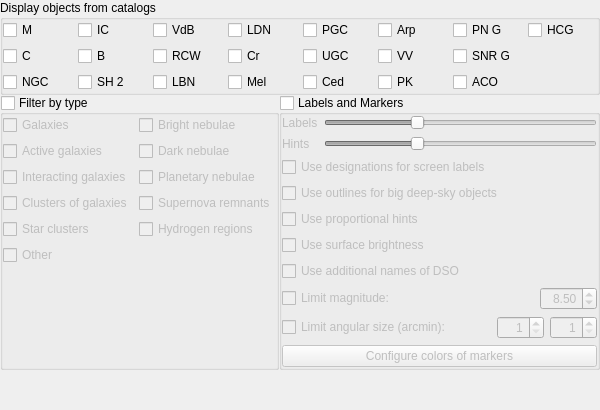
        <widget class="QWidget" name="page_DSO">
         <layout class="QGridLayout" name="gridLayout_11">
          <property name="leftMargin">
           <number>0</number>
          </property>
          <property name="topMargin">
           <number>0</number>
          </property>
          <property name="rightMargin">
           <number>0</number>
          </property>
          <property name="bottomMargin">
           <number>0</number>
          </property>
          <property name="spacing">
           <number>0</number>
          </property>
          <item row="0" column="0" colspan="2">
           <widget class="QGroupBox" name="groupDSOCatalogs">
            <property name="title">
             <string>Display objects from catalogs</string>
            </property>
            <layout class="QGridLayout" name="gridLayout_10">
             <property name="leftMargin">
              <number>0</number>
             </property>
             <property name="topMargin">
              <number>0</number>
             </property>
             <property name="rightMargin">
              <number>0</number>
             </property>
             <property name="bottomMargin">
              <number>0</number>
             </property>
             <property name="spacing">
              <number>6</number>
             </property>
             <item row="2" column="0">
              <widget class="QCheckBox" name="checkBoxNGC">
               <property name="toolTip">
                <string>New General Catalogue of Nebulae and Clusters of Stars</string>
               </property>
               <property name="text">
                <string notr="true">NGC</string>
               </property>
               <attribute name="buttonGroup">
                <string notr="true">buttonGroupDisplayedDSOCatalogs</string>
               </attribute>
              </widget>
             </item>
             <item row="0" column="5">
              <widget class="QCheckBox" name="checkBoxArp">
               <property name="toolTip">
                <string>Atlas of Peculiar Galaxies (Arp, 1966)</string>
               </property>
               <property name="text">
                <string notr="true">Arp</string>
               </property>
               <attribute name="buttonGroup">
                <string notr="true">buttonGroupDisplayedDSOCatalogs</string>
               </attribute>
              </widget>
             </item>
             <item row="1" column="2">
              <widget class="QCheckBox" name="checkBoxRCW">
               <property name="toolTip">
                <string>A catalogue of Hα-emission regions in the southern Milky Way (Rodgers+, 1960)</string>
               </property>
               <property name="text">
                <string notr="true">RCW</string>
               </property>
               <attribute name="buttonGroup">
                <string notr="true">buttonGroupDisplayedDSOCatalogs</string>
               </attribute>
              </widget>
             </item>
             <item row="0" column="4">
              <widget class="QCheckBox" name="checkBoxPGC">
               <property name="toolTip">
                <string>Principal Galaxy Catalog</string>
               </property>
               <property name="text">
                <string notr="true">PGC</string>
               </property>
               <attribute name="buttonGroup">
                <string notr="true">buttonGroupDisplayedDSOCatalogs</string>
               </attribute>
              </widget>
             </item>
             <item row="2" column="3">
              <widget class="QCheckBox" name="checkBoxMel">
               <property name="toolTip">
                <string>A Catalogue of Star Clusters shown on Franklin-Adams Chart Plates (Melotte, 1915)</string>
               </property>
               <property name="text">
                <string notr="true">Mel</string>
               </property>
               <attribute name="buttonGroup">
                <string notr="true">buttonGroupDisplayedDSOCatalogs</string>
               </attribute>
              </widget>
             </item>
             <item row="0" column="2">
              <widget class="QCheckBox" name="checkBoxVdB">
               <property name="toolTip">
                <string>Catalogue of Reflection Nebulae (Van den Bergh, 1966)</string>
               </property>
               <property name="text">
                <string notr="true">VdB</string>
               </property>
               <attribute name="buttonGroup">
                <string notr="true">buttonGroupDisplayedDSOCatalogs</string>
               </attribute>
              </widget>
             </item>
             <item row="2" column="2">
              <widget class="QCheckBox" name="checkBoxLBN">
               <property name="toolTip">
                <string>Lynds' Catalogue of Bright Nebulae (Lynds, 1965)</string>
               </property>
               <property name="text">
                <string notr="true">LBN</string>
               </property>
               <attribute name="buttonGroup">
                <string notr="true">buttonGroupDisplayedDSOCatalogs</string>
               </attribute>
              </widget>
             </item>
             <item row="0" column="0">
              <widget class="QCheckBox" name="checkBoxM">
               <property name="toolTip">
                <string>Messier Catalogue</string>
               </property>
               <property name="text">
                <string notr="true">M</string>
               </property>
               <attribute name="buttonGroup">
                <string notr="true">buttonGroupDisplayedDSOCatalogs</string>
               </attribute>
              </widget>
             </item>
             <item row="1" column="3">
              <widget class="QCheckBox" name="checkBoxCr">
               <property name="toolTip">
                <string>Catalog of Open Galactic Clusters (Collinder, 1931)</string>
               </property>
               <property name="text">
                <string notr="true">Cr</string>
               </property>
               <attribute name="buttonGroup">
                <string notr="true">buttonGroupDisplayedDSOCatalogs</string>
               </attribute>
              </widget>
             </item>
             <item row="0" column="3">
              <widget class="QCheckBox" name="checkBoxLDN">
               <property name="toolTip">
                <string>Lynds' Catalogue of Dark Nebulae (Lynds, 1962)</string>
               </property>
               <property name="text">
                <string notr="true">LDN</string>
               </property>
               <attribute name="buttonGroup">
                <string notr="true">buttonGroupDisplayedDSOCatalogs</string>
               </attribute>
              </widget>
             </item>
             <item row="1" column="5">
              <widget class="QCheckBox" name="checkBoxVV">
               <property name="toolTip">
                <string>The Catalogue of Interacting Galaxies (Vorontsov-Velyaminov+, 2001)</string>
               </property>
               <property name="text">
                <string notr="true">VV</string>
               </property>
               <attribute name="buttonGroup">
                <string notr="true">buttonGroupDisplayedDSOCatalogs</string>
               </attribute>
              </widget>
             </item>
             <item row="2" column="4">
              <widget class="QCheckBox" name="checkBoxCed">
               <property name="toolTip">
                <string>Catalog of bright diffuse Galactic nebulae (Cederblad, 1946)</string>
               </property>
               <property name="text">
                <string notr="true">Ced</string>
               </property>
               <attribute name="buttonGroup">
                <string notr="true">buttonGroupDisplayedDSOCatalogs</string>
               </attribute>
              </widget>
             </item>
             <item row="2" column="1">
              <widget class="QCheckBox" name="checkBoxSh2">
               <property name="toolTip">
                <string>Catalogue of HII Regions (Sharpless, 1959)</string>
               </property>
               <property name="text">
                <string notr="true">SH 2</string>
               </property>
               <attribute name="buttonGroup">
                <string notr="true">buttonGroupDisplayedDSOCatalogs</string>
               </attribute>
              </widget>
             </item>
             <item row="1" column="0">
              <widget class="QCheckBox" name="checkBoxC">
               <property name="toolTip">
                <string>Caldwell Catalogue</string>
               </property>
               <property name="text">
                <string notr="true">C</string>
               </property>
               <attribute name="buttonGroup">
                <string notr="true">buttonGroupDisplayedDSOCatalogs</string>
               </attribute>
              </widget>
             </item>
             <item row="2" column="5">
              <widget class="QCheckBox" name="checkBoxPK">
               <property name="toolTip">
                <string>The Catalogue of Galactic Planetary Nebulae (Kohoutek, 2001)</string>
               </property>
               <property name="text">
                <string notr="true">PK</string>
               </property>
               <attribute name="buttonGroup">
                <string notr="true">buttonGroupDisplayedDSOCatalogs</string>
               </attribute>
              </widget>
             </item>
             <item row="0" column="1">
              <widget class="QCheckBox" name="checkBoxIC">
               <property name="toolTip">
                <string>Index Catalogue of Nebulae and Clusters of Stars</string>
               </property>
               <property name="text">
                <string notr="true">IC</string>
               </property>
               <attribute name="buttonGroup">
                <string notr="true">buttonGroupDisplayedDSOCatalogs</string>
               </attribute>
              </widget>
             </item>
             <item row="1" column="4">
              <widget class="QCheckBox" name="checkBoxUGC">
               <property name="toolTip">
                <string>The Uppsala General Catalogue of Galaxies</string>
               </property>
               <property name="text">
                <string notr="true">UGC</string>
               </property>
               <attribute name="buttonGroup">
                <string notr="true">buttonGroupDisplayedDSOCatalogs</string>
               </attribute>
              </widget>
             </item>
             <item row="1" column="1">
              <widget class="QCheckBox" name="checkBoxB">
               <property name="toolTip">
                <string>Barnard's Catalogue of 349 Dark Objects in the Sky (Barnard, 1927)</string>
               </property>
               <property name="text">
                <string notr="true">B</string>
               </property>
               <attribute name="buttonGroup">
                <string notr="true">buttonGroupDisplayedDSOCatalogs</string>
               </attribute>
              </widget>
             </item>
             <item row="0" column="6">
              <widget class="QCheckBox" name="checkBoxPNG">
               <property name="toolTip">
                <string>The Strasbourg-ESO Catalogue of Galactic Planetary Nebulae (Acker+, 1992)</string>
               </property>
               <property name="text">
                <string notr="true">PN G</string>
               </property>
               <attribute name="buttonGroup">
                <string notr="true">buttonGroupDisplayedDSOCatalogs</string>
               </attribute>
              </widget>
             </item>
             <item row="1" column="6">
              <widget class="QCheckBox" name="checkBoxSNRG">
               <property name="toolTip">
                <string>A catalogue of Galactic supernova remnants (Green, 2014)</string>
               </property>
               <property name="text">
                <string notr="true">SNR G</string>
               </property>
               <attribute name="buttonGroup">
                <string notr="true">buttonGroupDisplayedDSOCatalogs</string>
               </attribute>
              </widget>
             </item>
             <item row="2" column="6">
              <widget class="QCheckBox" name="checkBoxACO">
               <property name="toolTip">
                <string>A Catalog of Rich Clusters of Galaxies (Abell+, 1989)</string>
               </property>
               <property name="text">
                <string notr="true">ACO</string>
               </property>
               <attribute name="buttonGroup">
                <string notr="true">buttonGroupDisplayedDSOCatalogs</string>
               </attribute>
              </widget>
             </item>
             <item row="0" column="7">
              <widget class="QCheckBox" name="checkBoxHCG">
               <property name="toolTip">
                <string>Hickson Compact Group (Hickson+, 1982)</string>
               </property>
               <property name="text">
                <string notr="true">HCG</string>
               </property>
               <attribute name="buttonGroup">
                <string notr="true">buttonGroupDisplayedDSOCatalogs</string>
               </attribute>
              </widget>
             </item>
            </layout>
           </widget>
          </item>
          <item row="3" column="0">
           <spacer name="verticalSpacer_3">
            <property name="orientation">
             <enum>Qt::Vertical</enum>
            </property>
            <property name="sizeHint" stdset="0">
             <size>
              <width>20</width>
              <height>40</height>
             </size>
            </property>
           </spacer>
          </item>
          <item row="1" column="0">
           <widget class="QGroupBox" name="groupBoxDSOTypeFilters">
            <property name="title">
             <string>Filter by type</string>
            </property>
            <property name="flat">
             <bool>true</bool>
            </property>
            <property name="checkable">
             <bool>true</bool>
            </property>
            <property name="checked">
             <bool>false</bool>
            </property>
            <layout class="QGridLayout" name="gridLayout_13">
             <property name="leftMargin">
              <number>0</number>
             </property>
             <property name="topMargin">
              <number>0</number>
             </property>
             <property name="rightMargin">
              <number>0</number>
             </property>
             <property name="bottomMargin">
              <number>0</number>
             </property>
             <property name="spacing">
              <number>6</number>
             </property>
             <item row="3" column="0">
              <widget class="QCheckBox" name="checkBoxActiveGalaxiesType">
               <property name="text">
                <string>Active galaxies</string>
               </property>
               <attribute name="buttonGroup">
                <string notr="true">buttonGroupDisplayedDSOTypes</string>
               </attribute>
              </widget>
             </item>
             <item row="7" column="0">
              <widget class="QCheckBox" name="checkBoxOtherType">
               <property name="text">
                <string>Other</string>
               </property>
               <attribute name="buttonGroup">
                <string notr="true">buttonGroupDisplayedDSOTypes</string>
               </attribute>
              </widget>
             </item>
             <item row="4" column="1">
              <widget class="QCheckBox" name="checkBoxPlanetaryNebulaeType">
               <property name="text">
                <string>Planetary nebulae</string>
               </property>
               <attribute name="buttonGroup">
                <string notr="true">buttonGroupDisplayedDSOTypes</string>
               </attribute>
              </widget>
             </item>
             <item row="1" column="1">
              <widget class="QCheckBox" name="checkBoxBrightNebulaeType">
               <property name="text">
                <string>Bright nebulae</string>
               </property>
               <attribute name="buttonGroup">
                <string notr="true">buttonGroupDisplayedDSOTypes</string>
               </attribute>
              </widget>
             </item>
             <item row="3" column="1">
              <widget class="QCheckBox" name="checkBoxDarkNebulaeType">
               <property name="text">
                <string>Dark nebulae</string>
               </property>
               <attribute name="buttonGroup">
                <string notr="true">buttonGroupDisplayedDSOTypes</string>
               </attribute>
              </widget>
             </item>
             <item row="6" column="1">
              <widget class="QCheckBox" name="checkBoxHydrogenRegionsType">
               <property name="text">
                <string>Hydrogen regions</string>
               </property>
               <attribute name="buttonGroup">
                <string notr="true">buttonGroupDisplayedDSOTypes</string>
               </attribute>
              </widget>
             </item>
             <item row="5" column="0">
              <widget class="QCheckBox" name="checkBoxGalaxyClustersType">
               <property name="text">
                <string>Clusters of galaxies</string>
               </property>
               <attribute name="buttonGroup">
                <string notr="true">buttonGroupDisplayedDSOTypes</string>
               </attribute>
              </widget>
             </item>
             <item row="1" column="0">
              <widget class="QCheckBox" name="checkBoxGalaxiesType">
               <property name="text">
                <string>Galaxies</string>
               </property>
               <attribute name="buttonGroup">
                <string notr="true">buttonGroupDisplayedDSOTypes</string>
               </attribute>
              </widget>
             </item>
             <item row="4" column="0">
              <widget class="QCheckBox" name="checkBoxInteractingGalaxiesType">
               <property name="text">
                <string>Interacting galaxies</string>
               </property>
               <attribute name="buttonGroup">
                <string notr="true">buttonGroupDisplayedDSOTypes</string>
               </attribute>
              </widget>
             </item>
             <item row="5" column="1">
              <widget class="QCheckBox" name="checkBoxSupernovaRemnantsType">
               <property name="text">
                <string>Supernova remnants</string>
               </property>
               <attribute name="buttonGroup">
                <string notr="true">buttonGroupDisplayedDSOTypes</string>
               </attribute>
              </widget>
             </item>
             <item row="6" column="0">
              <widget class="QCheckBox" name="checkBoxStarClustersType">
               <property name="text">
                <string>Star clusters</string>
               </property>
               <attribute name="buttonGroup">
                <string notr="true">buttonGroupDisplayedDSOTypes</string>
               </attribute>
              </widget>
             </item>
             <item row="8" column="0">
              <spacer name="verticalSpacer_7">
               <property name="orientation">
                <enum>Qt::Vertical</enum>
               </property>
               <property name="sizeHint" stdset="0">
                <size>
                 <width>20</width>
                 <height>40</height>
                </size>
               </property>
              </spacer>
             </item>
            </layout>
           </widget>
          </item>
          <item row="1" column="1">
           <layout class="QVBoxLayout" name="verticalLayout_4">
            <item>
             <widget class="QGroupBox" name="groupBoxDSOLabelsAndMarkers">
              <property name="title">
               <string>Labels and Markers</string>
              </property>
              <property name="flat">
               <bool>true</bool>
              </property>
              <property name="checkable">
               <bool>true</bool>
              </property>
              <property name="checked">
               <bool>false</bool>
              </property>
              <layout class="QGridLayout" name="gridLayout_12">
               <property name="leftMargin">
                <number>0</number>
               </property>
               <property name="topMargin">
                <number>0</number>
               </property>
               <property name="rightMargin">
                <number>0</number>
               </property>
               <property name="bottomMargin">
                <number>0</number>
               </property>
               <property name="spacing">
                <number>6</number>
               </property>
               <item row="5" column="0">
                <widget class="QCheckBox" name="checkBoxProportionalHints">
                 <property name="toolTip">
                  <string>Use hints proportional to angular size of deep-sky objects</string>
                 </property>
                 <property name="text">
                  <string>Use proportional hints</string>
                 </property>
                </widget>
               </item>
               <item row="6" column="0">
                <widget class="QCheckBox" name="checkBoxSurfaceBrightnessUsage">
                 <property name="toolTip">
                  <string>Use surface brightness of deep-sky objects for scale of the visibility of their markers and labels.</string>
                 </property>
                 <property name="text">
                  <string>Use surface brightness</string>
                 </property>
                </widget>
               </item>
               <item row="8" column="0">
                <layout class="QHBoxLayout" name="horizontalLayout_7">
                 <item>
                  <widget class="QCheckBox" name="nebulaLimitMagnitudeCheckBox">
                   <property name="toolTip">
                    <string>Limit magnitude (for unaided/binocular observers) of deep-sky objects.</string>
                   </property>
                   <property name="text">
                    <string>Limit magnitude:</string>
                   </property>
                  </widget>
                 </item>
                 <item>
                  <spacer name="horizontalSpacer_15">
                   <property name="orientation">
                    <enum>Qt::Horizontal</enum>
                   </property>
                   <property name="sizeHint" stdset="0">
                    <size>
                     <width>40</width>
                     <height>20</height>
                    </size>
                   </property>
                  </spacer>
                 </item>
                 <item>
                  <widget class="QDoubleSpinBox" name="nebulaLimitMagnitudeDoubleSpinBox">
                   <property name="alignment">
                    <set>Qt::AlignRight|Qt::AlignTrailing|Qt::AlignVCenter</set>
                   </property>
                   <property name="minimum">
                    <double>3.000000000000000</double>
                   </property>
                   <property name="maximum">
                    <double>21.000000000000000</double>
                   </property>
                   <property name="singleStep">
                    <double>0.250000000000000</double>
                   </property>
                   <property name="value">
                    <double>8.500000000000000</double>
                   </property>
                  </widget>
                 </item>
                </layout>
               </item>
               <item row="3" column="0">
                <widget class="QCheckBox" name="checkBoxDesignationsOnlyUsage">
                 <property name="toolTip">
                  <string>Use designations of deep-sky objects instead of their common names for screen labels</string>
                 </property>
                 <property name="text">
                  <string>Use designations for screen labels</string>
                 </property>
                </widget>
               </item>
               <item row="2" column="0">
                <layout class="QGridLayout" name="gridLayout_15">
                 <item row="0" column="1">
                  <widget class="QSlider" name="nebulasLabelsHorizontalSlider">
                   <property name="value">
                    <number>33</number>
                   </property>
                   <property name="orientation">
                    <enum>Qt::Horizontal</enum>
                   </property>
                  </widget>
                 </item>
                 <item row="0" column="0">
                  <widget class="QLabel" name="labelLabels">
                   <property name="text">
                    <string>Labels</string>
                   </property>
                  </widget>
                 </item>
                 <item row="1" column="0">
                  <widget class="QLabel" name="labelHints">
                   <property name="text">
                    <string>Hints</string>
                   </property>
                  </widget>
                 </item>
                 <item row="1" column="1">
                  <widget class="QSlider" name="nebulasHintsHorizontalSlider">
                   <property name="value">
                    <number>33</number>
                   </property>
                   <property name="orientation">
                    <enum>Qt::Horizontal</enum>
                   </property>
                  </widget>
                 </item>
                </layout>
               </item>
               <item row="10" column="0">
                <widget class="QPushButton" name="pushButtonConfigureDSOColors">
                 <property name="text">
                  <string>Configure colors of markers</string>
                 </property>
                </widget>
               </item>
               <item row="4" column="0">
                <widget class="QCheckBox" name="checkBoxOutlines">
                 <property name="text">
                  <string>Use outlines for big deep-sky objects</string>
                 </property>
                </widget>
               </item>
               <item row="9" column="0">
                <layout class="QHBoxLayout" name="horizontalLayout_14">
                 <item>
                  <widget class="QCheckBox" name="nebulaLimitSizeCheckBox">
                   <property name="text">
                    <string>Limit angular size (arcmin):</string>
                   </property>
                  </widget>
                 </item>
                 <item>
                  <spacer name="horizontalSpacer_16">
                   <property name="orientation">
                    <enum>Qt::Horizontal</enum>
                   </property>
                   <property name="sizeHint" stdset="0">
                    <size>
                     <width>40</width>
                     <height>20</height>
                    </size>
                   </property>
                  </spacer>
                 </item>
                 <item>
                  <widget class="QDoubleSpinBox" name="nebulaLimitSizeMinDoubleSpinBox">
                   <property name="toolTip">
                    <string>Minimal angular size in arcminutes for visible DSO</string>
                   </property>
                   <property name="alignment">
                    <set>Qt::AlignRight|Qt::AlignTrailing|Qt::AlignVCenter</set>
                   </property>
                   <property name="decimals">
                    <number>0</number>
                   </property>
                   <property name="minimum">
                    <double>1.000000000000000</double>
                   </property>
                   <property name="maximum">
                    <double>600.000000000000000</double>
                   </property>
                  </widget>
                 </item>
                 <item>
                  <widget class="QDoubleSpinBox" name="nebulaLimitSizeMaxDoubleSpinBox">
                   <property name="toolTip">
                    <string>Maximum angular size in arcminutes for visible DSO</string>
                   </property>
                   <property name="alignment">
                    <set>Qt::AlignRight|Qt::AlignTrailing|Qt::AlignVCenter</set>
                   </property>
                   <property name="decimals">
                    <number>0</number>
                   </property>
                   <property name="minimum">
                    <double>1.000000000000000</double>
                   </property>
                   <property name="maximum">
                    <double>600.000000000000000</double>
                   </property>
                  </widget>
                 </item>
                </layout>
               </item>
               <item row="7" column="0">
                <widget class="QCheckBox" name="checkBoxAdditionalNamesDSO">
                 <property name="text">
                  <string>Use additional names of DSO</string>
                 </property>
                </widget>
               </item>
              </layout>
             </widget>
            </item>
           </layout>
          </item>
         </layout>
        </widget>
